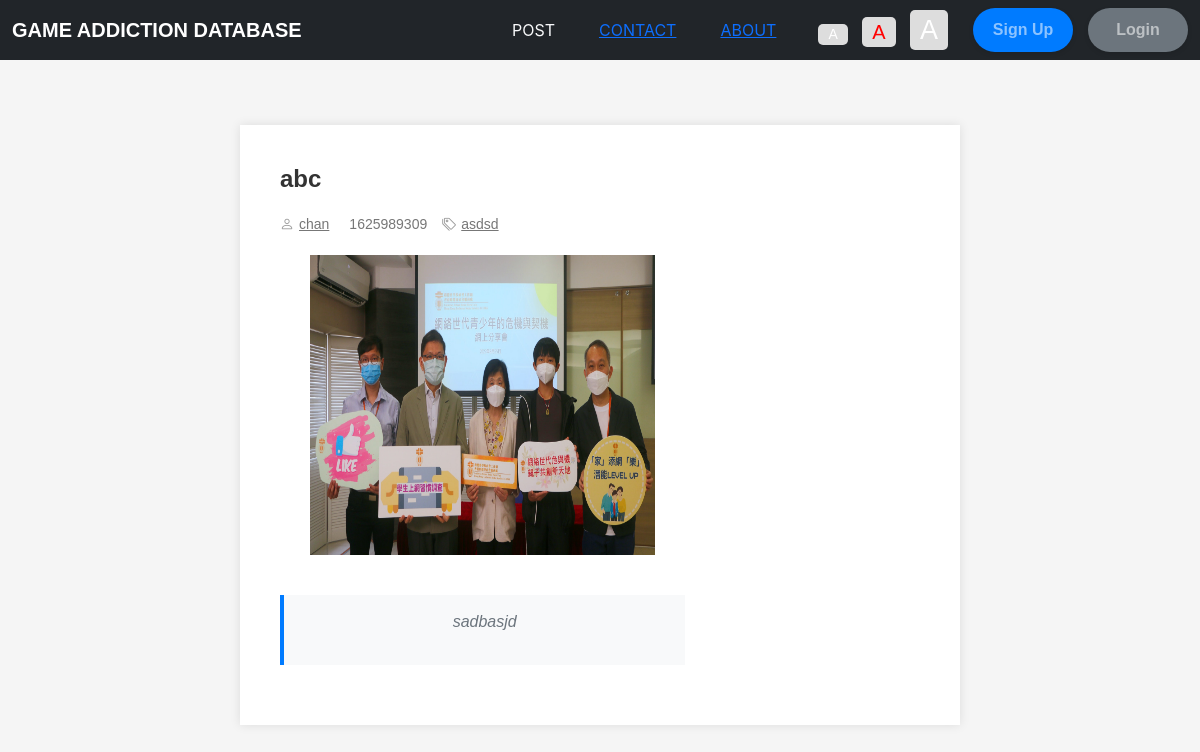
/read-post.php?id=1, run on an earlier commit of the app's database.
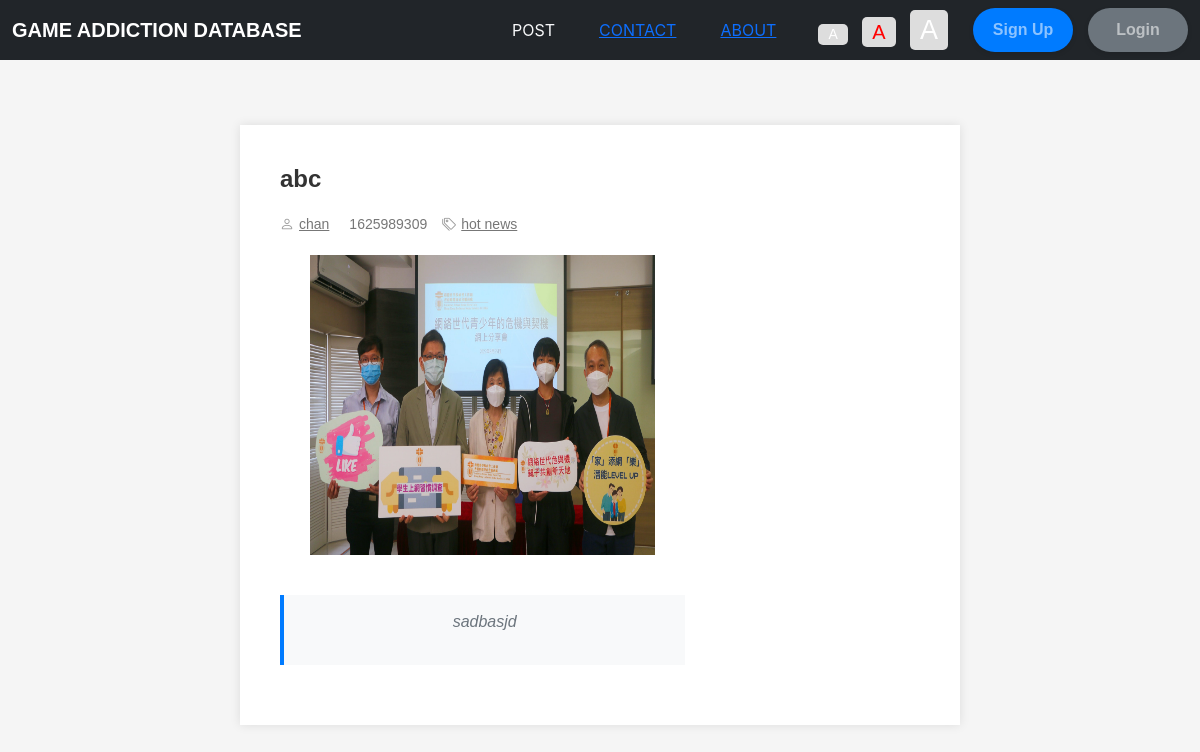
And on a later commit of the database.
### tables this page shows
CREATE TABLE `post` (
  `p_id` int(11) NOT NULL,
  `heading` varchar(255) NOT NULL,
  `details` varchar(255) NOT NULL,
  `p_time` varchar(100) NOT NULL,
  `p_img` varchar(100) NOT NULL,
  `p_description` mediumtext NOT NULL,
  `p_category` varchar(110) NOT NULL,
  `p_user` varchar(255) NOT NULL
);

### read-post.php (the view, shortened to what this page needs)
<?php
require_once "menu.php";
include "dbcon.php";
?>
    <link rel="stylesheet" href="https://cdn.jsdelivr.net/npm/bootstrap-icons@1.4.1/font/bootstrap-icons.css" />
    <link rel="stylesheet" href="style/dataTables.bootstrap5.min.css" />
    <link rel="stylesheet" href="style/bootstrap.min.css" />
    <link rel="stylesheet" href="style\menu.css">
    <link rel="stylesheet" href="style\post.css">
<?php
  $id = $_GET["id"];
  $read_news = "SELECT * FROM post WHERE p_id = '$id' ";
  $read_result = mysqli_query($con , $read_news);
  if($read_news){
    while( $rows = mysqli_fetch_assoc($read_result) ){
      $heading =  $rows["heading"];
      $details =  $rows["details"];
       $time = $rows["p_time"];
      $category = $rows["p_category"];
      $img = $rows["p_img"];
    $user = $rows["p_user"];
?>
  <section id="contentSection">
    <div class="row">
      <div class="col-lg-8 col-md-8 col-sm-8">
        <div class="left_content">
          <div class="single_page">
            <h1> <?php echo $heading; ?> </h1>
            <div class="post_commentbox"> <a href="#"><i class="bi bi-person"></i><?php echo $user; ?></a> <span><i class="fa fa-calendar"></i> <?php echo $time; ?> </span> <a href="#"><i class="bi bi-tags"></i><?php echo $category; ?></a> </div>
            <div class="single_page_content"> <img class="img-center" style="width:85%; height:300px" src="img/post/<?php echo $img; ?>" alt="">
              <blockquote> <?php echo $details; ?> </blockquote>
            </div>
          </div>
        </div>
      </div>
      <?php
    }
  }
?>

What changed in the data, as far as the page shows it:
changed post "abc": p_category "asdsd" → "hot news"
